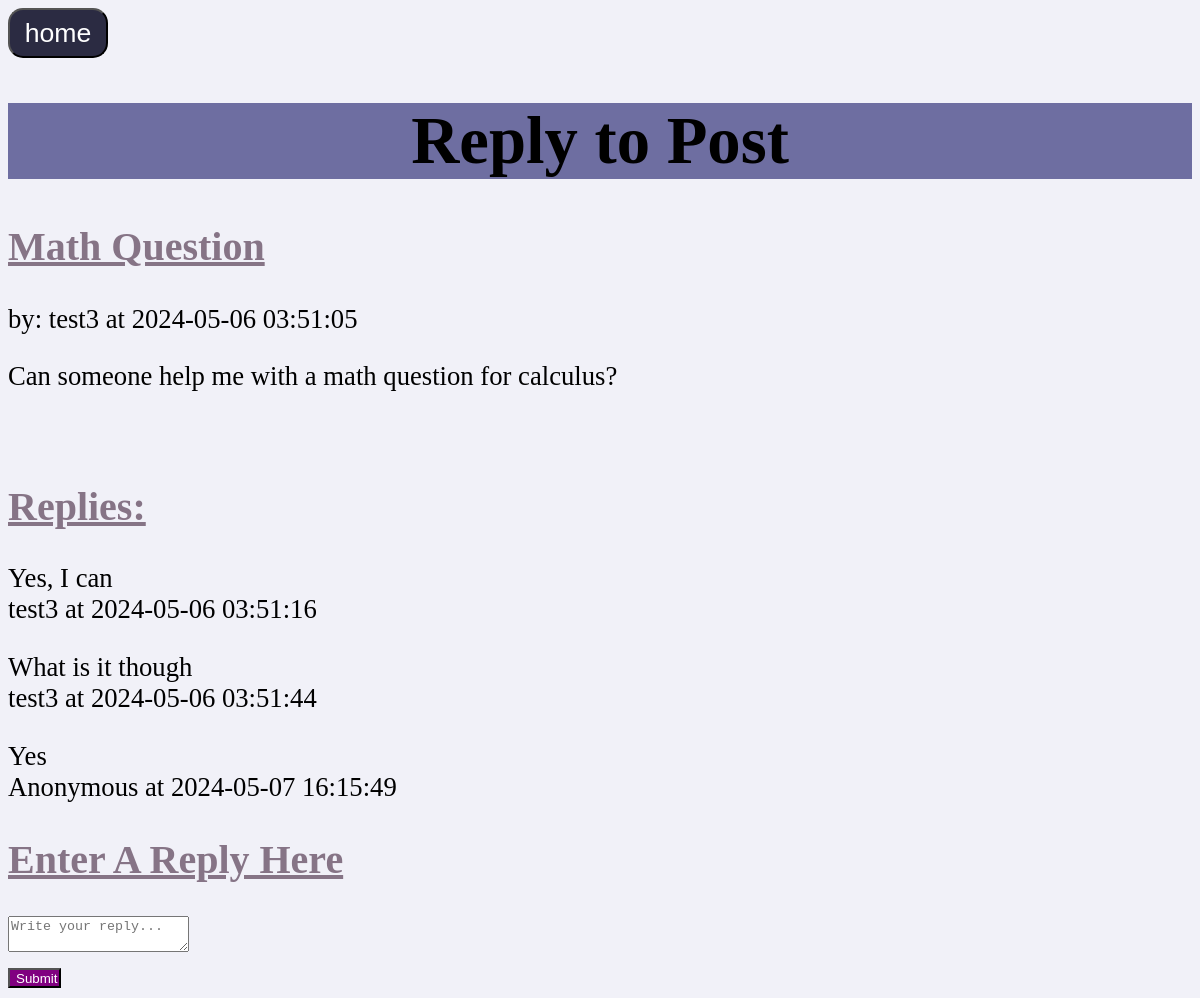
Screenshot of /reply.php?postid=23 with the database file from the repository.
### tables this page shows
CREATE TABLE `posts` (
  `userid` varchar(16) NOT NULL,
  `postid` int(16) NOT NULL,
  `title` varchar(32) NOT NULL,
  `content` text NOT NULL,
  `subjectName` varchar(30) NOT NULL,
  `solved` int(1) NOT NULL DEFAULT 0,
  `timest` timestamp NOT NULL DEFAULT current_timestamp()
);

CREATE TABLE `replies` (
  `userid` varchar(16) NOT NULL,
  `postid` int(16) NOT NULL,
  `title` text NOT NULL,
  `content` text NOT NULL,
  `timest` timestamp NOT NULL DEFAULT current_timestamp()
);

### reply.php (the view, shortened to what this page needs)
<!DOCTYPE html>
<html>
<head>
    <link rel="stylesheet" href="postStyle.css">
</head>
<body>
    <button onclick="document.location='index.php'">home</button>
    <h1>Reply to Post</h1>
<?php
$postid = $_GET['postid'];
$db = new mysqli("localhost", "root", "", "postz");
$query = "SELECT * FROM posts WHERE postid = $postid";
$result = $db->query($query);
while ($row = $result->fetch_assoc()) {
    echo "<h2>{$row['title']}</h2>";
    echo "<p>by: {$row['userid']} at {$row['timest']}</p>";
    echo "<p>{$row['content']}</p>";
    echo "<p><br></p>";
}
?>
<h2>Replies:</h2>
<?php
$query = "SELECT * FROM replies WHERE postid = $postid";
$result = $db->query($query);
while ($row = $result->fetch_assoc()) {
    echo "<p>{$row['content']} <br>{$row['userid']} at {$row['timest']}</p>";
}
?>
<h2>Enter A Reply Here</h2>
<form action="submit_reply.php" method="post">
    <textarea name="reply_content" placeholder="Write your reply..." required></textarea><br>
    <input type="submit" value="Submit Reply"><br>
    </form>
</body>
</html>

### postStyle.css (style rules this page uses)
body { background-color: rgb(241, 241, 248); font-size: 20pt; font-family: Georgia, 'Times New Roman', Times, serif; }
h1 { text-align: center; font-size: 50pt; background-color: rgb(110, 110, 161); }
h2 { color:rgb(134, 116, 134); font-size: 30pt; text-decoration: underline; }
button { background-color: rgb(43, 43, 66); color:white; width:100px; height: 50px; font-size: 20pt; border-radius: 15px; }
input[type="submit"] { background-color: purple; color:white; width:40pt; height: 15pt; }

### rows the page displays
posts: title "Math Question", userid "test3", timest "2024-05-06 03:51:05", content "Can someone help me with a math question for calculus?"
replies: content "Yes, I can", userid "test3", timest "2024-05-06 03:51:16"
replies: content "What is it though", userid "test3", timest "2024-05-06 03:51:44"
replies: content "Yes", userid "Anonymous", timest "2024-05-07 16:15:49"
